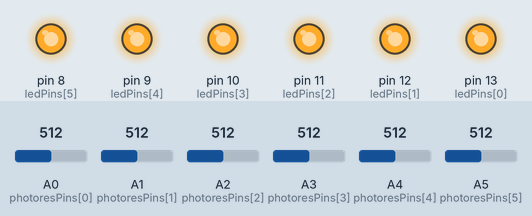
Simulated run of this sketch. Board: Arduino Uno, built with avr-gcc and run on an emulated ATmega328P. Shown: output pins drawn as LEDs (lit = HIGH). Inputs (shaded band) come from the test bench; at power-on: A0 (photoresPins[0]) = 512, A3 (photoresPins[3]) = 512, A4 (photoresPins[4]) = 512, A1 (photoresPins[1]) = 512, A2 (photoresPins[2]) = 512, A5 (photoresPins[5]) = 512. Random numbers use the default seed unless the sketch sets one; what the sketch prints to the serial monitor is not drawn.

Above: at 1.2 s.
1.3 s: A0 (photoresPins[0]) set to 590
At 2.7 s:
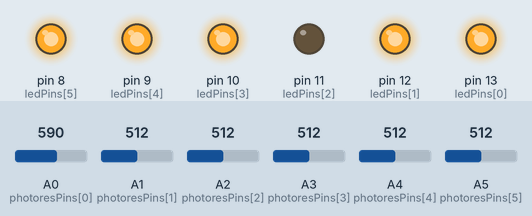
4.3 s: A0 (photoresPins[0]) set to 619
At 6.8 s:
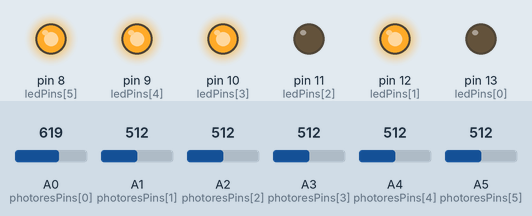
7.3 s: A3 (photoresPins[3]) set to 589
9.5 s: A3 (photoresPins[3]) set to 617
At 11.1 s:
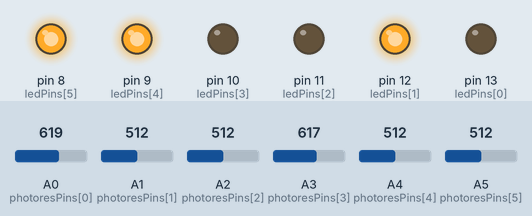
12.5 s: A4 (photoresPins[4]) set to 593
15.5 s: A4 (photoresPins[4]) set to 611
At 16.6 s:
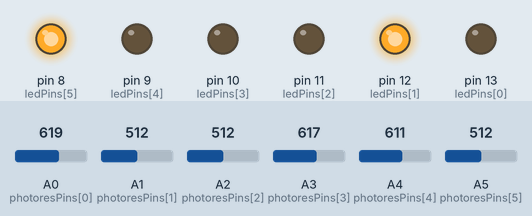
Timing chart, 0 to 41.9 s (numbered marks = the images above; inputs shaded):
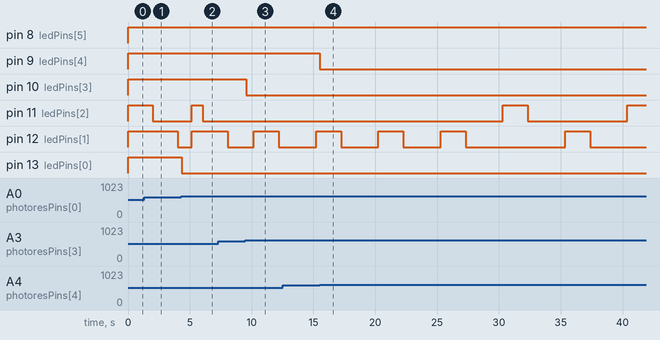

The sketch:

PhotoresistorFinal.ino
```cpp
/******************/
// Alexander Wise - 4/6/23
/*****************/


int threshold = 600;
int interval = 5000;
int numTargets = 6;
int scoreValues[6] = {50, 50, 50, 25, 25, 25};
int photoresistorValue[6], ledPins[6] = {13, 12, 11, 10, 9, 8};

unsigned long currentMillis[6], previousMillis[6] = {0, 0, 0, 0, 0, 0};

char scoreSend[16];
bool canBeHit[6] = {true, true, true, true, true, true};
byte photoresPins[6] = {A0, A1, A2, A3, A4, A5};

/************************************************************/
// Functions
/************************************************************/

void setup() {
  Serial.begin(9600);
  randomSeed(analogRead(0));
  for(int i = 0; i < 6; i++){
    pinMode(ledPins[i], OUTPUT);
  }
}

void loop() {
  // Cycles through each photoresistor and reads the value at it
  for(int i = 0; i < numTargets; i++){
    currentMillis[i] = millis();
    photoresistorValue[i] = analogRead(photoresPins[i]);
  }
  // Cycles through and checks to see if the value is > threshold and target can be hit
  for(int target = 0; target < numTargets; target++){
    if(photoresistorValue[target] > threshold && canBeHit[target] == true){
      canBeHit[target] = false;
      previousMillis[target] = millis();
      digitalWrite(ledPins[target], LOW);
      // Sends data to the other arduino
      sprintf(scoreSend, "%d", scoreValues[target]);
      Serial.write(scoreSend, 2);
    }
  }
  randomBlinkTopRow();
  turnOnLED();
  changeStatus();

  delay(100);
}

int randomBlinkTopRow() {
  static unsigned long previousBlinkMillis = 0;
  // Checks to see if there are any targets that can be turned off
  if(canBeHit[0] == false && canBeHit[1] == false && canBeHit[2] == false){
        return -1;
  } else {
    // Checks to see if 2 seconds have passed
    if (millis() - previousBlinkMillis >= 2000) {
      previousBlinkMillis = millis();
      // Selects a random target
      int target = random(numTargets) % 3;
      // Will keep randomly selecting a target until one that isn't turned off is selected
      while (!canBeHit[target]) {
        target = random(numTargets) % 3;
      }
      // Deactivates the target
      canBeHit[target] = false;
      digitalWrite(ledPins[target], LOW);
    }
  }
  return 0;
}

void turnOnLED(){
  for(int target = 0; target < numTargets; target++){
    if(canBeHit[target] == false){
      digitalWrite(ledPins[target], LOW);
    } else {
      digitalWrite(ledPins[target], HIGH);
    }
  }
}

void changeStatus(){
  for(int target = 0; target < numTargets; target++){
    if(currentMillis[target] - previousMillis[target] >= interval){
      previousMillis[target] = currentMillis[target];
      canBeHit[target] = true;
    }
  }
}
```

Measured:
- the behaviour switches between 600 and 601 on A0 (photoresPins[0]) (found by bisection; images 1 and 2)
- the behaviour switches between 600 and 601 on A3 (photoresPins[3]) (found by bisection; images 2 and 3)
- the behaviour switches between 600 and 601 on A4 (photoresPins[4]) (found by bisection; images 3 and 4)
- after the input at 4.3 s, pin 13 (ledPins[0]): HIGH → LOW at once
- after the input at 9.5 s, pin 10 (ledPins[3]): HIGH → LOW after 0.07 s
- after the input at 15.5 s, pin 9 (ledPins[4]): HIGH → LOW at once
